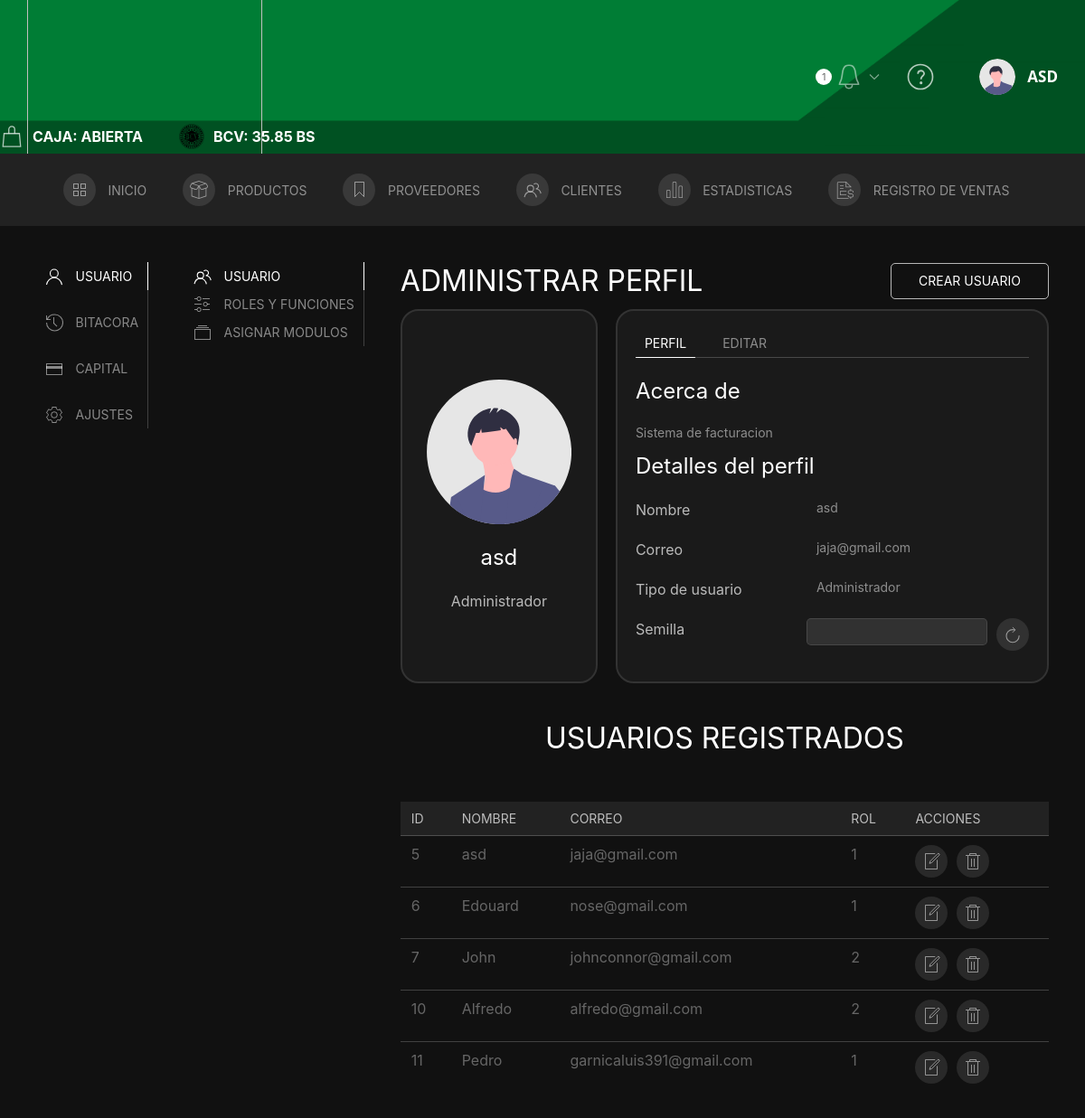
The page /Administrar_perfil (signed in) on the database as committed earlier.
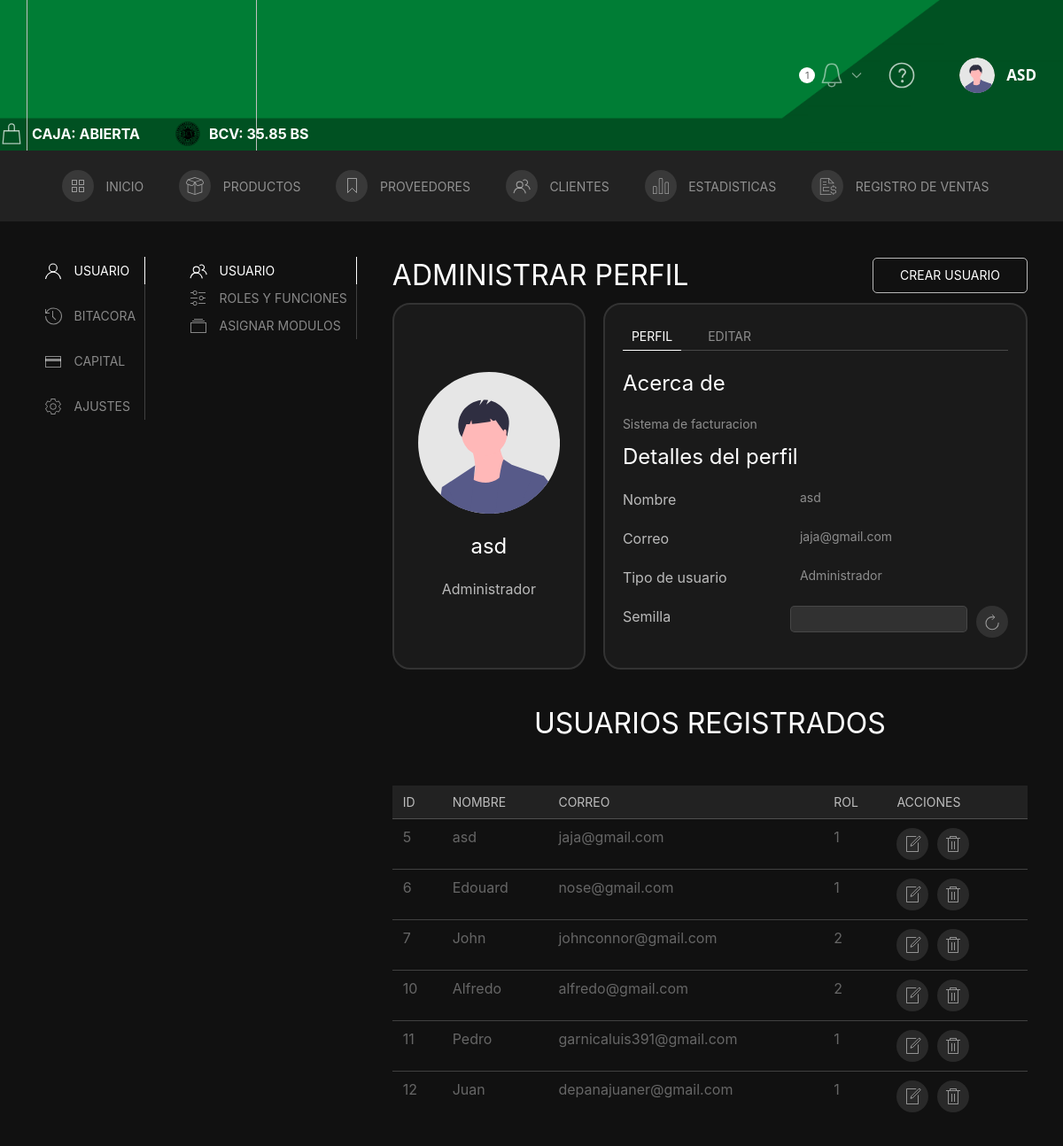
The same page on the database as committed later.
### tables this page shows
CREATE TABLE `usuarios` (
  `id` int(11) NOT NULL,
  `nombre` varchar(50) NOT NULL,
  `correo` varchar(45) NOT NULL,
  `hash` text NOT NULL,
  `rol` int(11) NOT NULL DEFAULT 3,
  `active` tinyint(4) NOT NULL DEFAULT 1,
  `semilla` varchar(45) NOT NULL
);

### Controller/C_perfil.php (called while the page is built, shortened)
<?php
    require('../Model/Conexion.php');
    require("../Model/Usuarios.php");
    $result = new Usuario();
    $result = $result->search();
    $tu = new Usuario(id:$_SESSION['user_id']);
    $tu = $tu->search()[0];
    include('../View/perfil.php');
?>

### Model/Conexion.php (called while the page is built, shortened)
<?php
    class DB {
        function __construct() {
            $this->conn = new PDO("mysql:host=localhost;dbname=proyecto_3","root","12345");
        }
    }
?>

### Model/Usuarios.php (called while the page is built, shortened)
<?php
    class Usuario extends DB{
        private $id;
        function __construct($id=null, $nombre=null,$correo=null,$hash=null,$rol=null,$semilla=null){
            $this->id = $id;
            $this->correo = $correo;
        }
        function search($n=0,$limite=9){
            $query = "SELECT * FROM usuarios WHERE active=1";
			$lista = [];
            if ($this->id){
            	array_push($lista,'id');
            }
            if ($lista) {
            	foreach ($lista as $e){
            		$query .= ' AND '.$e.'=:'.$e;
            	}
            }
            $n = $n*$limite;
            $query = $query . " LIMIT :l OFFSET :n";
            $consulta = $this->conn->prepare($query);
            $consulta->bindParam(':l',$limite, PDO::PARAM_INT);
            $consulta->bindParam(':n',$n, PDO::PARAM_INT);
            if ($this->id != null){
                $consulta->bindParam(':id',$this->id, PDO::PARAM_INT);
            }
            $consulta->execute();
            return $consulta->fetchAll();
        }
}
?>

### View/complementos/tabla_usuario.php (the view, shortened to what the rows shown need)
<?php
echo '
<tr>
    <td>'.$row['id'].'</td>
    <td>'.$row['nombre'].'</td>
    <td>'.$row['correo'].'</td>
    <td>'.$row['rol'].'</td>
    <td class="uk-flex">
        <a href="#Update_user'.$row['id'].'" uk-toggle uk-tooltip="title:Editar; delay: 500" class="uk-icon-button uk-margin-small-right" type="button" style=" border: none; cursor: pointer;">
            <span uk-icon="icon: file-edit"></span>
        </a>
        <a href="#eliminar_user'.$row['id'].'" uk-toggle class="uk-icon-button uk-margin-small-right" uk-tooltip="title:Eliminar; delay: 500" type="button" style=" border: none; cursor: pointer;" type="button">
            <span uk-icon="icon: trash"></span>
        </a>
    </td>
</tr>
<div id="Update_user'.$row['id'].'" uk-modal>
                <input type=number value="'.$row['id'].'" name="ID" style="display:none">
                    <input class="uk-input" type="text" placeholder="Nombre" value="'.$row['nombre'].'" aria-label="100" name="nombre" pattern="^[A-Z][A-Za-z0-9]{2,20}$" required>
                    '.$row[''].'
                        <option value="'.$row['rol'].'" selected>Rol Actual</option>
                <input type="submit" id="modificar'.$row['id'].'" style="display:none">
            <label class="uk-button uk-button-secondary" for="modificar'.$row['id'].'" >Aceptar</label>
</div>
<div id="eliminar_user'.$row['id'].'" uk-modal>
                <input type=number value="'.$row['id'].'" name="ID" style="display:none">
                <input type="submit" id="eliminar'.$row['id'].'" style="display:none">
            <label class="uk-button uk-button-secondary" type="submit" for="eliminar'.$row['id'].'">Aceptar</label>
</div>
';
?>

### View/perfil.php (shortened to what the rows shown need)
<?php require("../View/complementos/header.php"); ?>
<main class="Bg-Main-home2 uk-padding uk-light">
    <div class="uk-child-width-1-1@s" uk-grid>
        <div>
            <div uk-grid>
                <div class="uk-width-expand@m">
                    <div id="component-tab-left" class="uk-switcher">
                        <div>
                            <div class="uk-child-width-1-1@s" uk-grid>
                                <div>
                                    <div uk-grid>
                                        <div class="uk-width-expand@m">
                                            <div id="component-tab-user" class="uk-switcher">
                                                <li>
                                                    <?php if ($_SESSION['rol_num'] <= 2) { ?>
                                                        <div>
                                                            <div>
                                                                <div class="uk-flex uk-flex-middle uk-flex-between uk-flex-wrap uk-margin-small-bottom uk-light">
                                                                    <h2 class="uk-margin-remove">ADMINISTRAR PERFIL</h2>
                                                                </div>
                                                            </div>
                                                        </div>
                                                    <?php }; ?>
                                                    <section class="container-item_profile uk-flex">
                                                        <div class="item_profile-target-2">
                                                            <ul class="uk-switcher uk-margin">
                                                                <li>
                                                                    <div>
                                                                        <div class="uk-flex">
                                                                            <p class="item-profile">Nombre </p><span class="uk-article-meta"> <?php echo $tu['nombre']; ?></span>
                                                                        </div>
                                                                        <?php
                                                                        echo '
                                                    <div class="uk-flex">
                                                        <p class="item-profile">Correo</p><span class="uk-article-meta">' . $tu['correo'] . '</span>
                                                    </div>
                                                    <div class="uk-flex">
                                                        <p class="item-profile uk-margin-remove-bottom">Tipo de usuario</p>
                                                        <span class="uk-article-meta">' . $_SESSION['rol'] . '</span>
                                                    </div>';
                                                                        ?>
                                                                    </div>
                                                                </li>
                                                            </ul>
                                                        </div>
                                                    </section>
                                                    <?php if ($_SESSION['rol_num'] <= 2) { ?>
                                                        <section>
                                                            <div class="uk-flex uk-flex-center uk-margin-medium-top">
                                                                <h2>USUARIOS REGISTRADOS</h2>
                                                            </div>
                                                            <div class="uk-overflow-auto uk-light uk-margin-small-top">
                                                                <table class="uk-table uk-table-small uk-table-divider uk-table-hover">
                                                                    <thead class="uk-background-secondary">
                                                                        <tr>
                                                                            <th>ID</th>
                                                                            <th>Nombre</th>
                                                                            <th>Correo</th>
                                                                            <th>Rol</th>
                                                                            <th>Acciones</th>
                                                                        </tr>
                                                                    </thead>
                                                                    <tbody>
                                                                        <?php
                                                                        for ($i = 0; $i < count($result); $i++) {
                                                                            $row = $result[$i];
                                                                            require('complementos/tabla_usuario.php');
                                                                        }
                                                                        ?>
                                                                    </tbody>
                                                                </table>
                                                            </div>
                                                        </section>
                                                    <?php }; ?>
                                                </li>
                                            </div>
                                        </div>
                                    </div>
                                </div>
                            </div>
                        </div>
                    </div>
                </div>
            </div>
        </div>
    </div>
</main>
</body>
</html>

Rows that differ between the two databases and show on the page:
added usuarios: id "12", nombre "Juan", correo "depanajuaner@gmail.com", rol "1"
